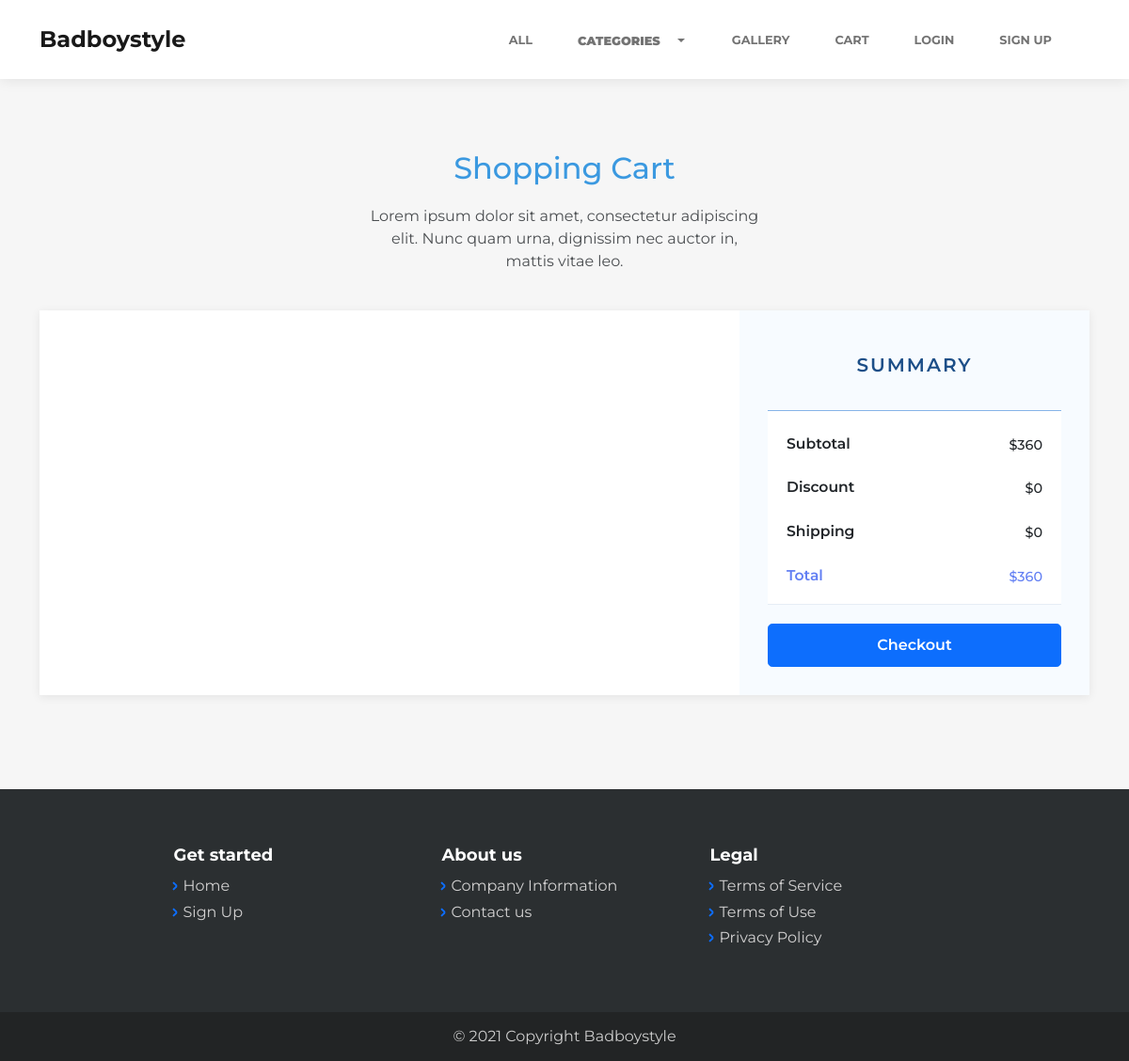
Before: /cart/ with the older database file.
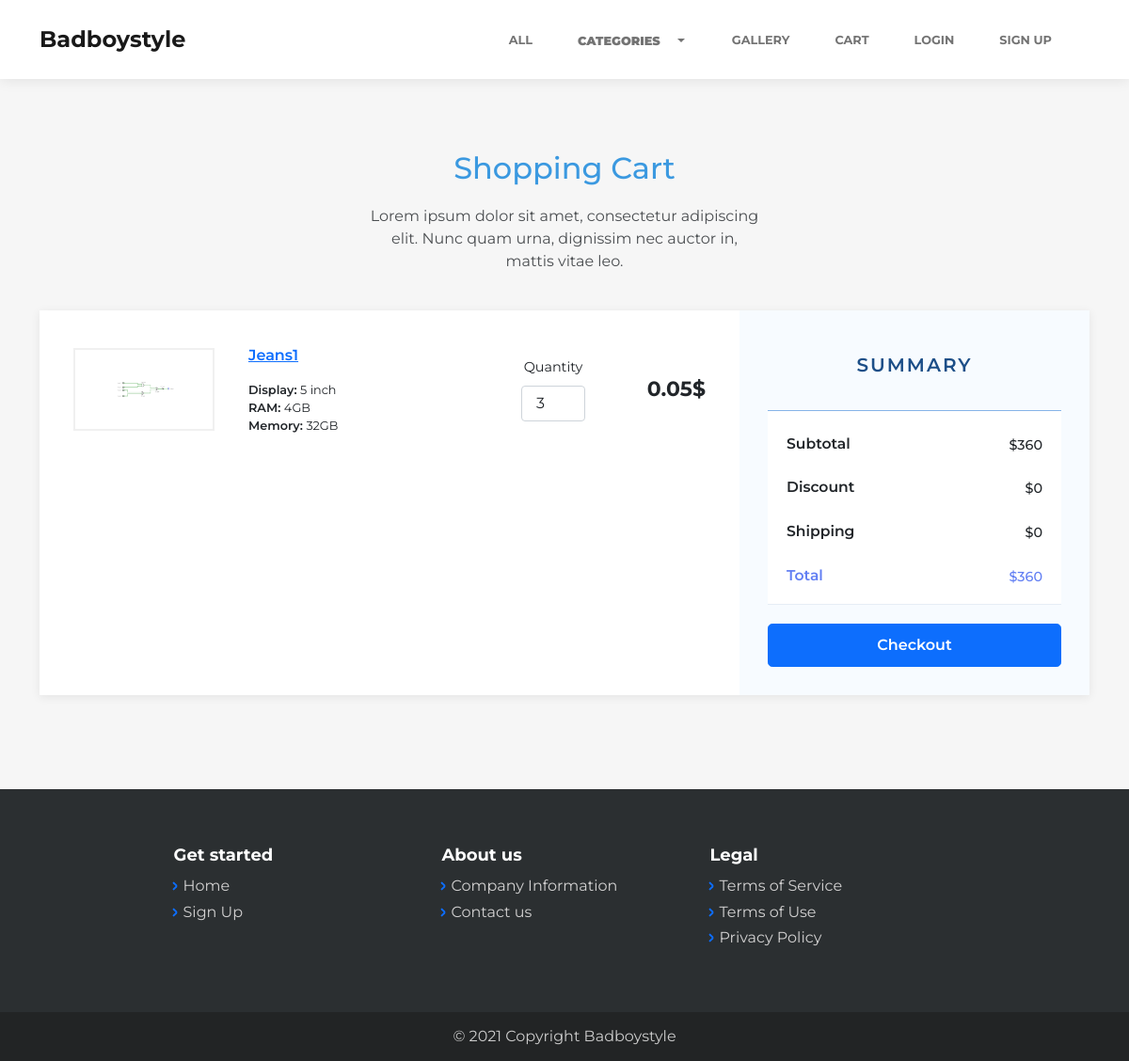
After: the same page with the newer database file.
### cart/models.py (models this page shows, shortened)
class Item(models.Model):
    name = models.CharField(max_length=200, unique=True)
    image = models.ImageField(upload_to='products/%Y/%m/%d/', blank=True, verbose_name="image")
    description = models.TextField(blank=True)
    price = models.DecimalField(max_digits=10, decimal_places=2)
    quantity = models.PositiveBigIntegerField()
    created = models.DateTimeField(auto_now_add=True)
    updated = models.DateTimeField(auto_now=True)
    class Meta:
        ordering = ['name']

### cart/views.py (the view)
# urls.py: path('', views.index, name = 'index'),
def index(request):
    context = {
        "items": items,
    }
    return render(request, 'cart/index.html', context)

### cart/templates/cart/index.html (shortened to what this page needs)
{% extends 'home/layout.html' %}
{% load static %}
{% block body %}
<main class="page shopping-cart-page">
    <section class="clean-block clean-cart dark">
        <div class="container">
            <div class="block-heading">
                <h2 class="text-info">Shopping Cart</h2>
                <p>Lorem ipsum dolor sit amet, consectetur adipiscing elit. Nunc quam urna, dignissim nec auctor in, mattis vitae leo.</p>
            </div>
            <div class="content">
                <div class="row g-0">
                    <div class="col-md-12 col-lg-8">
                        <div class="items">
                            {% for item in items %}
                            <div class="product">
                                <div class="row justify-content-center align-items-center">
                                    <div class="col-md-3">
                                        <div class="product-image"><img class="img-fluid d-block mx-auto image" src="{{ item.image.url }}"></div>
                                    </div>
                                    <div class="col-md-5 product-info"><a class="product-name" href="#">{{ item.name }}</a>
                                        <div class="product-specs">
                                            <div><span>Display:&nbsp;</span><span class="value">5 inch</span></div>
                                            <div><span>RAM:&nbsp;</span><span class="value">4GB</span></div>
                                            <div><span>Memory:&nbsp;</span><span class="value">32GB</span></div>
                                        </div>
                                    </div>
                                    <div class="col-6 col-md-2 quantity"><label class="form-label d-none d-md-block" for="quantity">Quantity</label><input type="number" id="number" class="form-control quantity-input" value="{{ item.quantity }}"></div>
                                    <div class="col-6 col-md-2 price"><span>{{ item.price }}$</span></div>
                                </div>
                            </div>
                            {% endfor %}
                        </div>
                    </div>
                    <div class="col-md-12 col-lg-4">
                        <div class="summary">
                            <h3>Summary</h3>
                            <h4><span class="text">Subtotal</span><span class="price">$360</span></h4>
                            <h4><span class="text">Discount</span><span class="price">$0</span></h4>
                            <h4><span class="text">Shipping</span><span class="price">$0</span></h4>
                            <h4><span class="text">Total</span><span class="price">$360</span></h4><button class="btn btn-primary btn-lg d-block w-100" type="button">Checkout</button>
                        </div>
                    </div>
                </div>
            </div>
        </div>
    </section>
</main>
{% endblock %}

### home/templates/home/layout.html (shortened to what this page needs)
{% load static %}
<!DOCTYPE html>
<html lang="en">
<head>
    <link href="https://cdn.jsdelivr.net/npm/bootstrap@5.1.0/dist/css/bootstrap.min.css" rel="stylesheet">
    <link rel="stylesheet" href="{% static 'assets/bootstrap/css/bootstrap.min.css' %}">
    <link rel="stylesheet" href="{% static 'assets/fonts/simple-line-icons.min.css' %}">
    <link rel="stylesheet" href="https://cdnjs.cloudflare.com/ajax/libs/baguettebox.js/1.10.0/baguetteBox.min.css">
    <link rel="stylesheet" href="{% static 'assets/css/vanilla-zoom.min.css' %}">
    <nav class="navbar navbar-light navbar-expand-lg fixed-top bg-white clean-navbar">
        <div class="container"><a class="navbar-brand logo" href="{% url 'home:index' %}"><strong>Badboystyle</strong></a>
            <div class="collapse navbar-collapse" id="navcol-1">
                <ul class="navbar-nav ms-auto">
                    <li class="nav-item"><a class="nav-link" href="{% url 'home:all' %}" style="color: rgba(0, 0, 0, 0.55);border-color: rgba(0, 0, 0, 0.55);border-top-color: rgba(0,;border-right-color: 0,;border-bottom-color: 0,;border-left-color: 0.55);font-weight: bold;">All</a></li>
                    <li class="nav-item">
                        <a class="nav-link" href="{% url 'home:categories' %}" style="padding: 0px;">
                            <div class="btn-group dropdown"><a class="btn btn-primary text-uppercase" role="button" style="color: rgba(0, 0, 0, 0.55);background: transparent;padding: 8px;height: 35.2px;width: 104.925px;font-size: 12.8px;border-radius: 0px;border-color: rgba(0,0,0,0.55);border-top-color: transparent;border-right-color: transparent;border-bottom-color: transparent;border-left-color: transparent;font-weight: bold;" href="{% url 'home:categories' %}"><strong>Categories</strong></a><button class="btn btn-primary dropdown-toggle dropdown-toggle-split" data-bs-toggle="dropdown" aria-expanded="false" type="button" style="background: rgb(255,255,255);color: rgba(0,0,0,0.55);border-color: rgba(0,0,0,0);padding: -10px;margin: 0px;height: 35.2px;"></button>
                            </div>
                        </a>
                    </li>
                    <li class="nav-item"><a class="nav-link" href="{% url 'home:gallery' %}" style="color: rgba(0, 0, 0, 0.55);font-weight: bold;">Gallery</a></li>
                    <li class="nav-item"><a class="nav-link active" href="{% url 'cart:index' %}" style="color: rgba(0, 0, 0, 0.55);font-weight: bold;">Cart</a></li>
                    {% if user.is_authenticated %}
                    <li class="nav-item"><a class="nav-link" href="{% url 'home:logout' %}" style="font-weight: bold;">Logout</a></li>
                    <div class="container" style="color: rgba(0, 0, 0, 0.55);">{{ user.username }}<button data-bs-toggle="collapse" class="navbar-toggler" data-bs-target="#navcol-1"><span class="visually-hidden">Toggle navigation</span><span class="navbar-toggler-icon"></span></button>
                    {% else %}
                    <li class="nav-item"><a class="nav-link" href="{% url 'home:login' %}" style="font-weight: bold;">Login</a></li>
                    <li class="nav-item"><a class="nav-link" href="{% url 'home:signup' %}" style="font-weight: bold;">Sign Up</a></li>
                    {% endif %}
                </ul>
            </div>
        </div>
    </nav>
</head>
<body>
    {% block body %}
    {% endblock %}
    <footer class="page-footer dark">
        <div class="container">
            <div class="row row-cols-3 text-center d-flex float-none justify-content-center">
                <div class="col-sm-3">
                    <h5 class="text-start">Get started</h5>
                    <ul>
                        <li class="text-start"><a href="index.html">Home</a></li>
                        <li class="text-start"><a href="{% url 'home:signup' %}">Sign Up</a></li>
                    </ul>
                </div>
                <div class="col-sm-3">
                    <h5 class="text-start">About us</h5>
                    <ul>
                        <li class="text-start"><a class="text-start" href="about-us.html">Company Information</a></li>
                        <li class="text-start"><a href="contact-us.html">Contact us</a></li>
                    </ul>
                </div>
                <div class="col-sm-3">
                    <h5 class="text-start">Legal</h5>
                    <ul>
                        <li class="text-start"><a href="#">Terms of Service</a></li>
                        <li class="text-start"><a href="#">Terms of Use</a></li>
                        <li class="text-start"><a href="#">Privacy Policy</a></li>
                    </ul>
                </div>
            </div>
        </div>
        <div class="footer-copyright">
            <p>© 2021 Copyright Badboystyle</p>
        </div>
    </footer>
</body>
</html>

Changed rows visible on the page:
added Item: image (picture), name "Jeans1", quantity "3", price "0.05"
